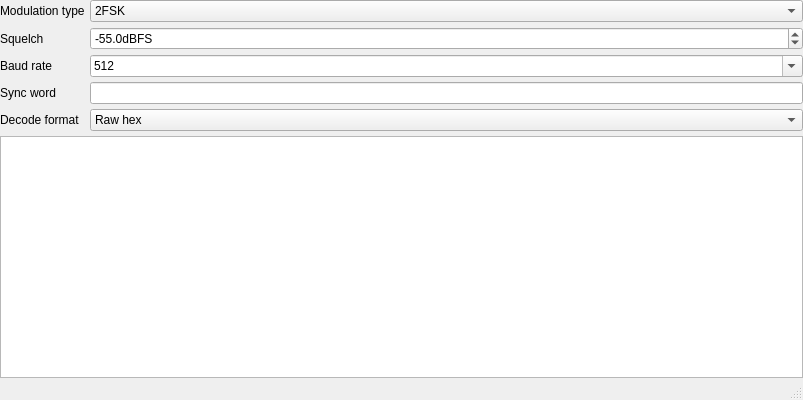
<?xml version="1.0" encoding="UTF-8"?>
<ui version="4.0">
 <class>GenDigitalWin</class>
 <widget class="QMainWindow" name="GenDigitalWin">
  <property name="geometry">
   <rect>
    <x>0</x>
    <y>0</y>
    <width>803</width>
    <height>400</height>
   </rect>
  </property>
  <property name="windowTitle">
   <string>Generic Digital Decoder</string>
  </property>
  <property name="windowIcon">
   <iconset resource="../icons.qrc">
    <normaloff>:/icons/icons/terminal.svg</normaloff>:/icons/icons/terminal.svg</iconset>
  </property>
  <widget class="QWidget" name="centralwidget">
   <layout class="QVBoxLayout" name="verticalLayout">
    <property name="spacing">
     <number>5</number>
    </property>
    <property name="margin">
     <number>0</number>
    </property>
    <item>
     <layout class="QFormLayout" name="formLayout">
      <property name="fieldGrowthPolicy">
       <enum>QFormLayout::AllNonFixedFieldsGrow</enum>
      </property>
      <item row="0" column="0">
       <widget class="QLabel" name="modulationTypeLabel">
        <property name="text">
         <string>Modulation type</string>
        </property>
       </widget>
      </item>
      <item row="0" column="1">
       <widget class="QComboBox" name="modulationType">
        <property name="inputMethodHints">
         <set>Qt::ImhNone</set>
        </property>
        <property name="editable">
         <bool>false</bool>
        </property>
        <item>
         <property name="text">
          <string>2FSK</string>
         </property>
        </item>
       </widget>
      </item>
      <item row="2" column="0">
       <widget class="QLabel" name="baudRateLabel">
        <property name="text">
         <string>Baud rate</string>
        </property>
       </widget>
      </item>
      <item row="2" column="1">
       <widget class="QComboBox" name="baudRate">
        <property name="inputMethodHints">
         <set>Qt::ImhDigitsOnly</set>
        </property>
        <property name="editable">
         <bool>true</bool>
        </property>
        <item>
         <property name="text">
          <string>512</string>
         </property>
        </item>
        <item>
         <property name="text">
          <string>1200</string>
         </property>
        </item>
        <item>
         <property name="text">
          <string>1600</string>
         </property>
        </item>
        <item>
         <property name="text">
          <string>2400</string>
         </property>
        </item>
       </widget>
      </item>
      <item row="3" column="0">
       <widget class="QLabel" name="syncWordLabel">
        <property name="text">
         <string>Sync word</string>
        </property>
       </widget>
      </item>
      <item row="3" column="1">
       <widget class="QLineEdit" name="syncWord">
        <property name="placeholderText">
         <string/>
        </property>
       </widget>
      </item>
      <item row="1" column="0">
       <widget class="QLabel" name="squelchLabel">
        <property name="text">
         <string>Squelch</string>
        </property>
       </widget>
      </item>
      <item row="1" column="1">
       <widget class="QDoubleSpinBox" name="squelch">
        <property name="suffix">
         <string>dBFS</string>
        </property>
        <property name="decimals">
         <number>1</number>
        </property>
        <property name="minimum">
         <double>-150.000000000000000</double>
        </property>
        <property name="maximum">
         <double>0.000000000000000</double>
        </property>
        <property name="value">
         <double>-55.000000000000000</double>
        </property>
       </widget>
      </item>
      <item row="4" column="0">
       <widget class="QLabel" name="decodeFormatLabel">
        <property name="text">
         <string>Decode format</string>
        </property>
       </widget>
      </item>
      <item row="4" column="1">
       <widget class="QComboBox" name="decodeFormat">
        <item>
         <property name="text">
          <string>Raw hex</string>
         </property>
        </item>
        <item>
         <property name="text">
          <string>POCSAG</string>
         </property>
        </item>
       </widget>
      </item>
     </layout>
    </item>
    <item>
     <widget class="QPlainTextEdit" name="textView">
      <property name="font">
       <font>
        <family>Monospace</family>
       </font>
      </property>
      <property name="horizontalScrollBarPolicy">
       <enum>Qt::ScrollBarAsNeeded</enum>
      </property>
      <property name="lineWrapMode">
       <enum>QPlainTextEdit::WidgetWidth</enum>
      </property>
      <property name="readOnly">
       <bool>true</bool>
      </property>
      <property name="maximumBlockCount">
       <number>10000</number>
      </property>
     </widget>
    </item>
   </layout>
  </widget>
  <widget class="QMenuBar" name="menubar">
   <property name="geometry">
    <rect>
     <x>0</x>
     <y>0</y>
     <width>803</width>
     <height>20</height>
    </rect>
   </property>
  </widget>
  <widget class="QStatusBar" name="statusBar"/>
  <action name="actionClear">
   <property name="icon">
    <iconset resource="../icons.qrc">
     <normaloff>:/icons/icons/clear.svg</normaloff>:/icons/icons/clear.svg</iconset>
   </property>
   <property name="text">
    <string>Clear</string>
   </property>
   <property name="toolTip">
    <string>Clear received packets</string>
   </property>
  </action>
  <action name="actionSave">
   <property name="icon">
    <iconset resource="../icons.qrc">
     <normaloff>:/icons/icons/floppy.svg</normaloff>:/icons/icons/floppy.svg</iconset>
   </property>
   <property name="text">
    <string>Save</string>
   </property>
   <property name="toolTip">
    <string>Save received packets to a text file</string>
   </property>
  </action>
  <action name="actionClose">
   <property name="icon">
    <iconset resource="../icons.qrc">
     <normaloff>:/icons/icons/close.svg</normaloff>:/icons/icons/close.svg</iconset>
   </property>
   <property name="text">
    <string>Close</string>
   </property>
   <property name="toolTip">
    <string>Close AFSK1200 decoder window</string>
   </property>
  </action>
  <action name="actionInfo">
   <property name="icon">
    <iconset resource="../icons.qrc">
     <normaloff>:/icons/icons/info.svg</normaloff>:/icons/icons/info.svg</iconset>
   </property>
   <property name="text">
    <string>Info</string>
   </property>
   <property name="toolTip">
    <string>Show info about AFKS1200 decoder</string>
   </property>
  </action>
 </widget>
 <resources>
  <include location="../icons.qrc"/>
 </resources>
 <connections>
  <connection>
   <sender>actionClose</sender>
   <signal>triggered()</signal>
   <receiver>GenDigitalWin</receiver>
   <slot>close()</slot>
   <hints>
    <hint type="sourcelabel">
     <x>-1</x>
     <y>-1</y>
    </hint>
    <hint type="destinationlabel">
     <x>399</x>
     <y>299</y>
    </hint>
   </hints>
  </connection>
 </connections>
</ui>
